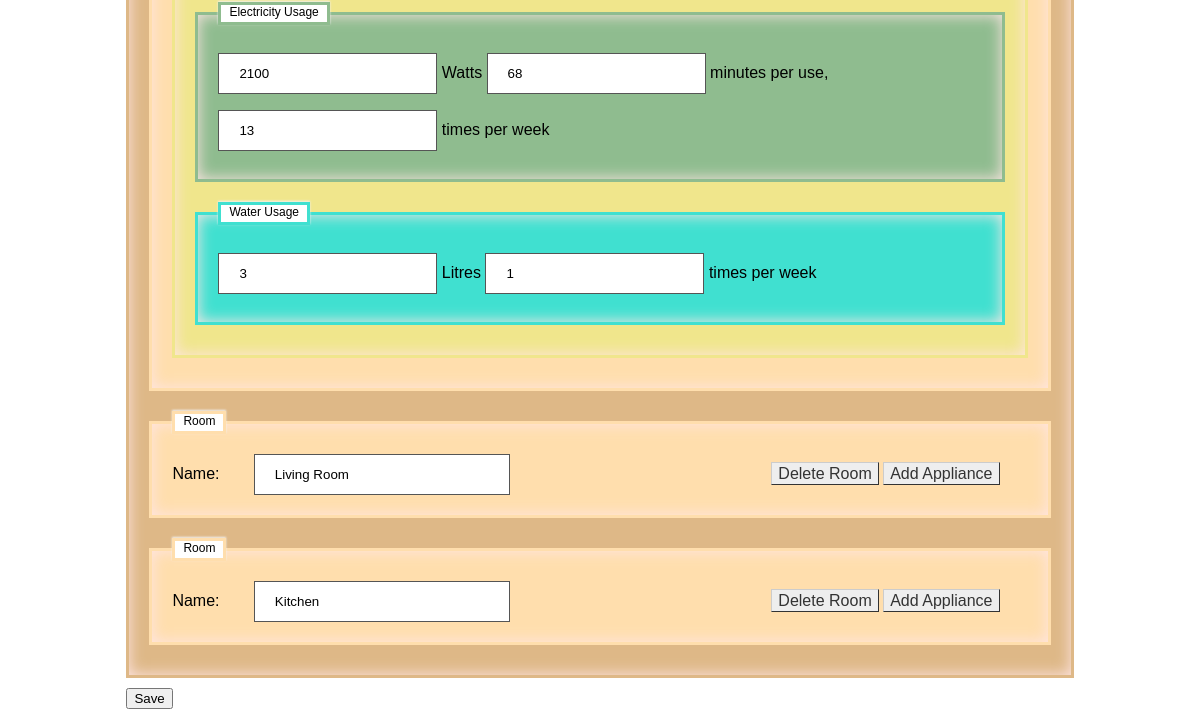
Page /expenses/1/ (lower part) on the earlier database version.
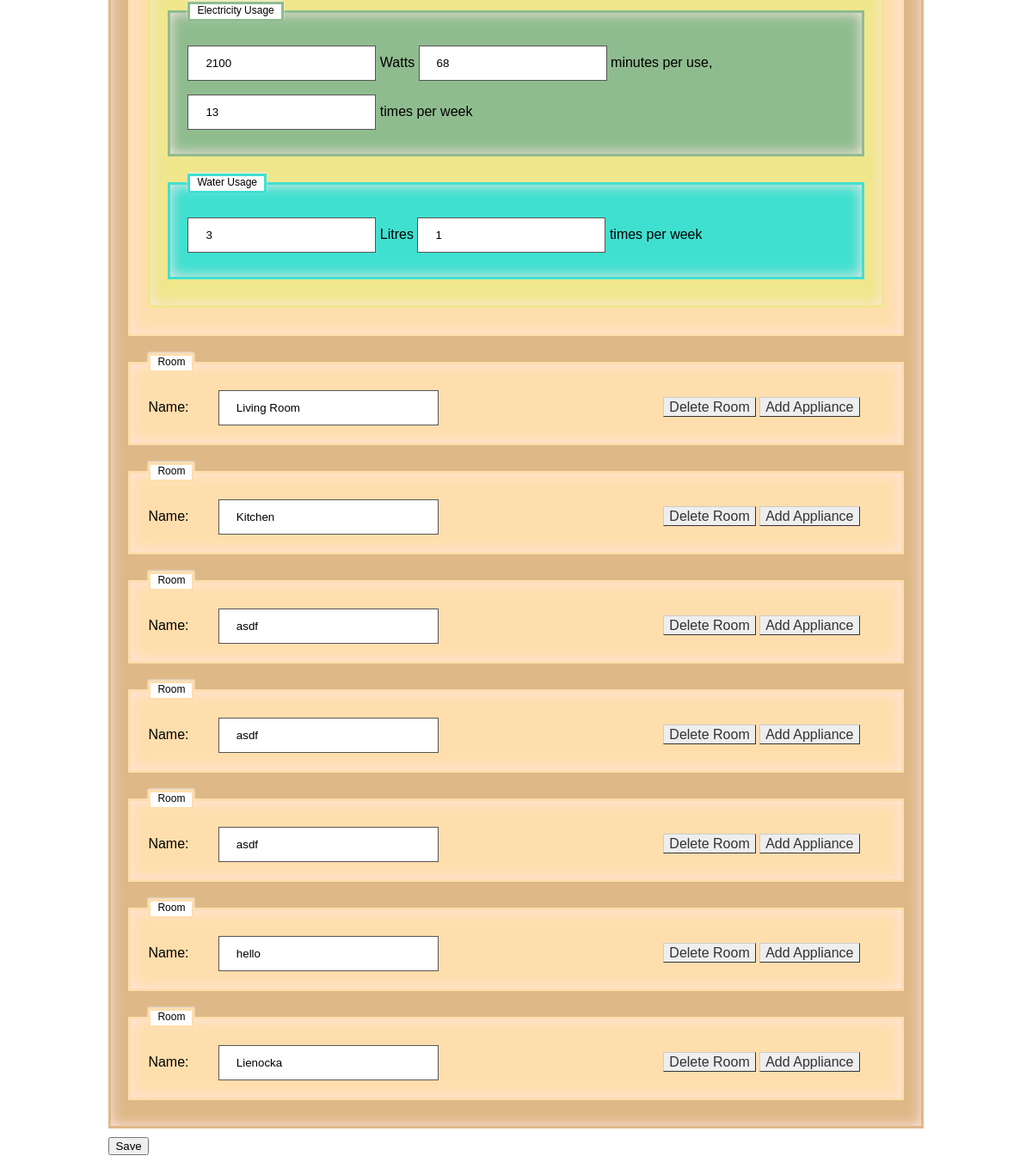
Same page on the later database version.
### expenses/models.py (models this page shows, shortened)
class ElectricityUsage(models.Model):
    appliance = models.ForeignKey(Appliance, on_delete=models.CASCADE)
    watts = models.IntegerField()
    time_minutes = models.IntegerField()
    occurrences_per_week = models.IntegerField()

class WaterUsage(models.Model):
    appliance = models.ForeignKey(Appliance, on_delete=models.CASCADE)
    litres = models.IntegerField()
    occurrences_per_week = models.IntegerField()

class Room(models.Model):
    dwelling = models.ForeignKey(Dwelling, on_delete=models.CASCADE)
    name = models.CharField(max_length=200)

### expenses/views.py (the view)
# urls.py: url(r'^(?P<dwelling_id>[0-9]+)/$', views.dwelling_detail, name='dwelling_detail'),
def dwelling_detail(request, dwelling_id):
    dwelling = Dwelling.objects.get(pk=dwelling_id)
    context = {'dwelling': dwelling}
    return render(request, 'expenses/dwelling_detail.html', context)

### expenses/models.py (called while the page is built)
    def __str__(self):
        return self.type + ' @ ' + self.address

### expenses/templates/expenses/dwelling_detail.html (shortened to what this page needs)
{% load staticfiles %}
<html>
<head>
<link rel="stylesheet" href="{% static 'expenses/dwelling.css' %}">
</head>
<body>
<form action="{% url 'dwelling_update' dwelling.id %}" method="post">
<fieldset><legend>Dwelling</legend>
<input class="dwelling" type="text" name="type{{ dwelling.id }}" value="{{ dwelling.type }}" /><br/>
<input class="dwelling" type="text" name="address{{ dwelling.id }}" value="{{ dwelling.address }}" /><br/>
{% for room in dwelling.room_set.all %}
    <fieldset class="room"><legend class="room">Room</legend>
    <label class="dwelling">Name:</label>
    <input class="dwelling" type="text" name="room_name{{ room.id }}" value="{{ room.name }}" />
    <a href="{% url 'room_delete' room.id %}" class="button">Delete Room</a>
    <a href="{% url 'appliance_add' room.id %}" class="button">Add Appliance</a>
    <br/>
    {% for appliance in room.appliance_set.all %}
        <fieldset class="appliance"><legend class="appliance">Appliance</legend>
        {% for electricity_usage in appliance.electricityusage_set.all %}
            <fieldset class="electricity_usage"><legend class="electricity_usage">Electricity Usage</legend>
            <input type="text"  class="electricity_usage" name="electricity_usage_watts{{ electricity_usage.id }}" value="{{ electricity_usage.watts }}" />
            <label>Watts</label>
            <input type="text" class="electricity_usage" name="electricity_usage_time_minutes{{ electricity_usage.id }}" value="{{ electricity_usage.time_minutes }}" />
            <label>minutes per use, </label>
            <input type="text" class="electricity_usage" name="electricity_usage_occurrences_per_week{{ electricity_usage.id }}" value="{{ electricity_usage.occurrences_per_week }}" />
            <label>times per week</label></br>
            </fieldset>
        {% endfor %}
        {% for water_usage in appliance.waterusage_set.all %}
            <fieldset class="water_usage"><legend class="water_usage">Water Usage</legend>
            <input type="text"  class="water_usage" name="water_usage_litres{{ water_usage.id }}" value="{{ water_usage.litres }}" />
            <label>Litres</label>
            <input type="text" class="water_usage" name="water_usage_occurrences_per_week{{ water_usage.id }}" value="{{ water_usage.occurrences_per_week }}" />
            <label>times per week</label></br>
            </fieldset>
        {% endfor %}
        </fieldset>
    {% endfor %}
    </fieldset>
{% endfor %}
</fieldset>
<input type="submit" value="Save" />
</form>
</body>
</html>

Differences in the rows shown:
added Room: name "asdf"
added Room: name "asdf"
added Room: name "asdf"
added Room: name "hello"
added Room: name "Lienocka"
